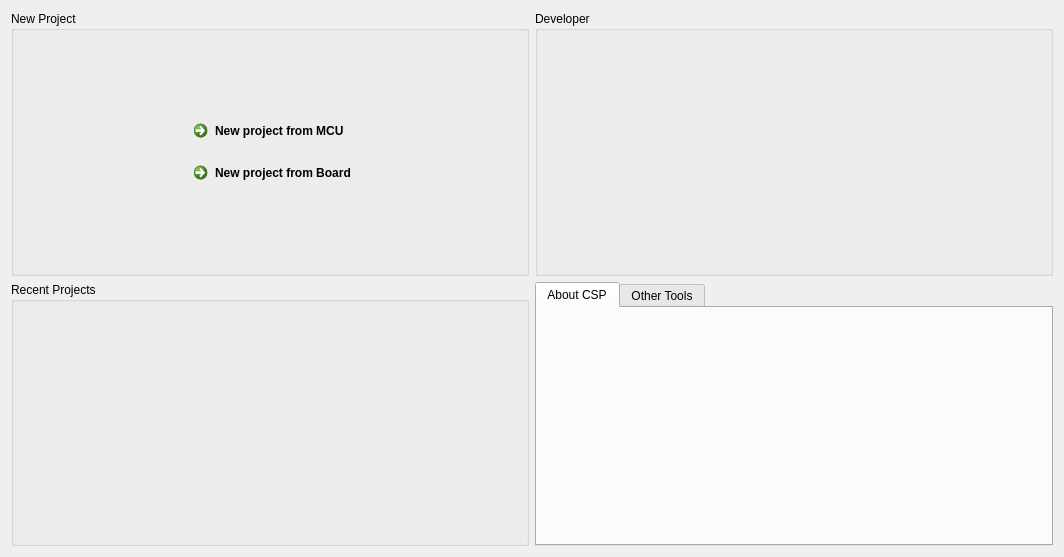
<?xml version="1.0" encoding="UTF-8"?>
<ui version="4.0">
 <class>home_view</class>
 <widget class="QWidget" name="home_view">
  <property name="geometry">
   <rect>
    <x>0</x>
    <y>0</y>
    <width>1064</width>
    <height>557</height>
   </rect>
  </property>
  <property name="windowTitle">
   <string notr="true">Form</string>
  </property>
  <property name="styleSheet">
   <string notr="true"/>
  </property>
  <layout class="QGridLayout" name="gridLayout_3">
   <item row="0" column="0">
    <widget class="QFrame" name="frame_2">
     <property name="frameShape">
      <enum>QFrame::NoFrame</enum>
     </property>
     <property name="frameShadow">
      <enum>QFrame::Raised</enum>
     </property>
     <layout class="QGridLayout" name="gridLayout_2" columnstretch="0" rowminimumheight="0,0">
      <property name="leftMargin">
       <number>0</number>
      </property>
      <property name="topMargin">
       <number>0</number>
      </property>
      <property name="rightMargin">
       <number>0</number>
      </property>
      <property name="bottomMargin">
       <number>0</number>
      </property>
      <item row="0" column="0">
       <widget class="QGroupBox" name="groupBox">
        <property name="sizePolicy">
         <sizepolicy hsizetype="Expanding" vsizetype="Ignored">
          <horstretch>0</horstretch>
          <verstretch>0</verstretch>
         </sizepolicy>
        </property>
        <property name="title">
         <string>New Project</string>
        </property>
        <property name="flat">
         <bool>true</bool>
        </property>
        <layout class="QGridLayout" name="gridLayout_4">
         <property name="leftMargin">
          <number>0</number>
         </property>
         <property name="topMargin">
          <number>0</number>
         </property>
         <property name="rightMargin">
          <number>0</number>
         </property>
         <property name="bottomMargin">
          <number>0</number>
         </property>
         <property name="horizontalSpacing">
          <number>6</number>
         </property>
         <item row="0" column="1">
          <spacer name="verticalSpacer">
           <property name="orientation">
            <enum>Qt::Vertical</enum>
           </property>
           <property name="sizeHint" stdset="0">
            <size>
             <width>20</width>
             <height>70</height>
            </size>
           </property>
          </spacer>
         </item>
         <item row="1" column="0">
          <spacer name="horizontalSpacer">
           <property name="orientation">
            <enum>Qt::Horizontal</enum>
           </property>
           <property name="sizeHint" stdset="0">
            <size>
             <width>121</width>
             <height>20</height>
            </size>
           </property>
          </spacer>
         </item>
         <item row="1" column="1">
          <widget class="QCommandLinkButton" name="button_create_mcu_project">
           <property name="text">
            <string>New project from MCU</string>
           </property>
           <property name="iconSize">
            <size>
             <width>20</width>
             <height>20</height>
            </size>
           </property>
          </widget>
         </item>
         <item row="1" column="2">
          <spacer name="horizontalSpacer_2">
           <property name="orientation">
            <enum>Qt::Horizontal</enum>
           </property>
           <property name="sizeHint" stdset="0">
            <size>
             <width>111</width>
             <height>20</height>
            </size>
           </property>
          </spacer>
         </item>
         <item row="2" column="1">
          <widget class="QCommandLinkButton" name="button_create_board_project">
           <property name="text">
            <string>New project from Board</string>
           </property>
           <property name="iconSize">
            <size>
             <width>20</width>
             <height>20</height>
            </size>
           </property>
           <property name="autoDefault">
            <bool>false</bool>
           </property>
          </widget>
         </item>
         <item row="3" column="1">
          <spacer name="verticalSpacer_2">
           <property name="orientation">
            <enum>Qt::Vertical</enum>
           </property>
           <property name="sizeHint" stdset="0">
            <size>
             <width>20</width>
             <height>69</height>
            </size>
           </property>
          </spacer>
         </item>
        </layout>
       </widget>
      </item>
      <item row="1" column="0">
       <widget class="QGroupBox" name="groupBox_3">
        <property name="sizePolicy">
         <sizepolicy hsizetype="Preferred" vsizetype="Expanding">
          <horstretch>0</horstretch>
          <verstretch>0</verstretch>
         </sizepolicy>
        </property>
        <property name="title">
         <string>Recent Projects</string>
        </property>
        <property name="flat">
         <bool>true</bool>
        </property>
       </widget>
      </item>
     </layout>
    </widget>
   </item>
   <item row="0" column="1">
    <widget class="QFrame" name="frame">
     <property name="sizePolicy">
      <sizepolicy hsizetype="Preferred" vsizetype="Preferred">
       <horstretch>0</horstretch>
       <verstretch>0</verstretch>
      </sizepolicy>
     </property>
     <property name="frameShape">
      <enum>QFrame::NoFrame</enum>
     </property>
     <property name="frameShadow">
      <enum>QFrame::Raised</enum>
     </property>
     <layout class="QGridLayout" name="gridLayout">
      <property name="leftMargin">
       <number>0</number>
      </property>
      <property name="topMargin">
       <number>0</number>
      </property>
      <property name="rightMargin">
       <number>0</number>
      </property>
      <property name="bottomMargin">
       <number>0</number>
      </property>
      <item row="0" column="0">
       <widget class="QGroupBox" name="groupBox_2">
        <property name="title">
         <string>Developer</string>
        </property>
        <property name="flat">
         <bool>true</bool>
        </property>
       </widget>
      </item>
      <item row="1" column="0">
       <widget class="QTabWidget" name="tabWidget">
        <property name="sizePolicy">
         <sizepolicy hsizetype="Expanding" vsizetype="Ignored">
          <horstretch>0</horstretch>
          <verstretch>0</verstretch>
         </sizepolicy>
        </property>
        <property name="currentIndex">
         <number>0</number>
        </property>
        <widget class="QWidget" name="tab_about_csp">
         <attribute name="title">
          <string>About CSP</string>
         </attribute>
        </widget>
        <widget class="QWidget" name="tab_other_tools">
         <attribute name="title">
          <string>Other Tools</string>
         </attribute>
        </widget>
       </widget>
      </item>
     </layout>
    </widget>
   </item>
  </layout>
 </widget>
 <resources/>
 <connections/>
</ui>
